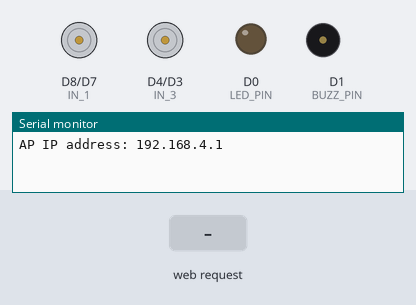
This sketch was run on a simulated ESP8266 (NodeMCU). Parts: motor-driver pin pairs drawn as motors (green arrow = first pin HIGH = forward, orange = second pin HIGH = backward, longer = more drive, scaled by the enable pin), output pins drawn as LEDs (lit = HIGH), buzzer (waves = sounding, pin HIGH), the last lines printed to the serial monitor. The inputs (shaded band) are chosen by the test bench.

Above: at 1.2 s.
1.3 s: HTTP request GET /?State=F received
At 1.7 s:
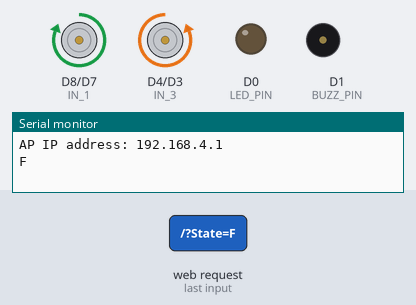
2.8 s: HTTP request GET /?State=B received
At 4.0 s:
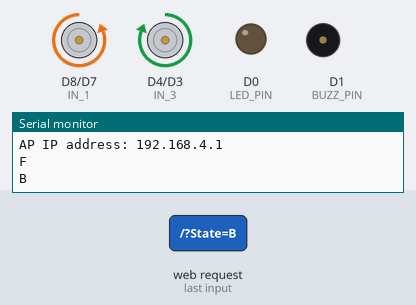
4.3 s: HTTP request GET /?State=L received
At 5.1 s:
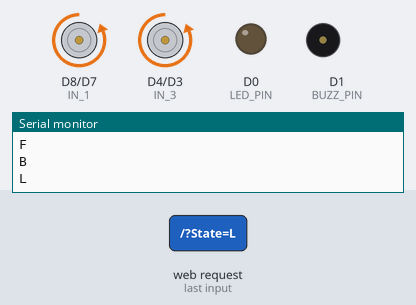
5.8 s: HTTP request GET /?State=R received
At 6.3 s:
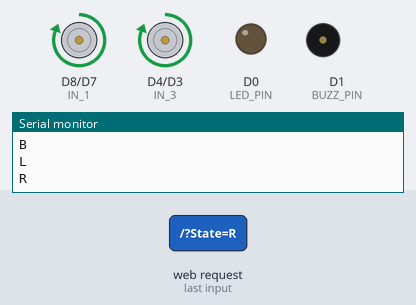
Timing chart, 0 to 8.3 s (numbered marks = the images above; inputs shaded):
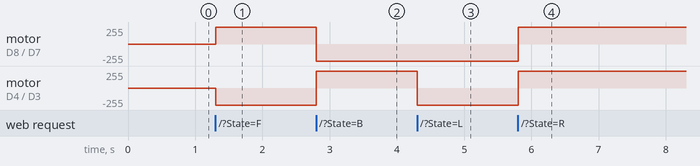

Measured:
- after the input at 1.3 s, motor on D8 (IN_1) / D7 (IN_2): stopped → forward 255/255 at once; motor on D4 (IN_3) / D3 (IN_4): stopped → backward 255/255 at once
- after the input at 2.8 s, motor on D8 (IN_1) / D7 (IN_2): forward 255/255 → backward 255/255 at once; motor on D4 (IN_3) / D3 (IN_4): backward 255/255 → forward 255/255 at once
- after the input at 4.3 s, motor on D4 (IN_3) / D3 (IN_4): forward 255/255 → backward 255/255 at once
- after the input at 5.8 s, motor on D8 (IN_1) / D7 (IN_2), motor on D4 (IN_3) / D3 (IN_4): backward 255/255 → forward 255/255 at once

The sketch:

wificar_project.ino
```cpp
// Motor Driver Pins (L298N)
#define ENA   14          //  GPIO14(D5)
#define ENB   12          //  GPIO12(D6)
#define IN_1  15          //  GPIO15(D8)
#define IN_2  13          //  GPIO13(D7)
#define IN_3  2           //  GPIO2(D4)
#define IN_4  0           //  GPIO0(D3)

// Accessory pins
#define LED_PIN D0        // LED control
#define BUZZ_PIN D1       // Buzzer control

#include <ESP8266WiFi.h>
#include <WiFiClient.h>
#include <ESP8266WebServer.h>

String command;
int speedCar = 1023;        // Current speed (0-1023)
int speed_Coeff = 5;        // Speed reduction for diagonal turns

// WiFi credentials
const char* ssid = "WIFI Car Project";
const char* password = "YOUR_WIFI_PASSWORD_HERE"; // TODO: set your own password (min 8 chars for WPA2)

ESP8266WebServer server(80);

void setup() {
 // Configure motor pins
 pinMode(ENA, OUTPUT);
 pinMode(ENB, OUTPUT);
 pinMode(IN_1, OUTPUT);
 pinMode(IN_2, OUTPUT);
 pinMode(IN_3, OUTPUT);
 pinMode(IN_4, OUTPUT);

 // Configure accessory pins
 pinMode(LED_PIN, OUTPUT);
 pinMode(BUZZ_PIN, OUTPUT);
 digitalWrite(LED_PIN, LOW);
 digitalWrite(BUZZ_PIN, LOW);

 Serial.begin(115200);

 // Create WiFi access point
 WiFi.mode(WIFI_AP);
 WiFi.softAP(ssid, password);

 IPAddress myIP = WiFi.softAPIP();
 Serial.print("AP IP address: ");
 Serial.println(myIP);

 // Setup web server
 server.on ( "/", HTTP_handleRoot );
 server.onNotFound ( HTTP_handleRoot );
 server.begin();
}

// Beep Horn buzzer
void BeepHorn(){
  digitalWrite(BUZZ_PIN, HIGH);
  delay(150);
  digitalWrite(BUZZ_PIN, LOW);
  delay(80);
}

// Movement functions
void goAhead(){
      digitalWrite(IN_1, HIGH);
      digitalWrite(IN_2, LOW);
      analogWrite(ENA, speedCar);

      digitalWrite(IN_3, LOW);
      digitalWrite(IN_4, HIGH);
      analogWrite(ENB, speedCar);
}

void goBack(){
      digitalWrite(IN_1, LOW);
      digitalWrite(IN_2, HIGH);
      analogWrite(ENA, speedCar);

      digitalWrite(IN_3, HIGH);
      digitalWrite(IN_4, LOW);
      analogWrite(ENB, speedCar);
}

void goLeft(){
      digitalWrite(IN_1, LOW);
      digitalWrite(IN_2, HIGH);
      analogWrite(ENA, speedCar);

      digitalWrite(IN_3, LOW);
      digitalWrite(IN_4, HIGH);
      analogWrite(ENB, speedCar);
}

void goRight(){
      digitalWrite(IN_1, HIGH);
      digitalWrite(IN_2, LOW);
      analogWrite(ENA, speedCar);

      digitalWrite(IN_3, HIGH);
      digitalWrite(IN_4, LOW);
      analogWrite(ENB, speedCar);
}

// Diagonal movements (one motor slower for turning)
void goAheadRight(){
      digitalWrite(IN_1, HIGH);
      digitalWrite(IN_2, LOW);
      analogWrite(ENA, speedCar);

      digitalWrite(IN_3, LOW);
      digitalWrite(IN_4, HIGH);
      analogWrite(ENB, speedCar/speed_Coeff);
}

void goAheadLeft(){
      digitalWrite(IN_1, HIGH);
      digitalWrite(IN_2, LOW);
      analogWrite(ENA, speedCar/speed_Coeff);

      digitalWrite(IN_3, LOW);
      digitalWrite(IN_4, HIGH);
      analogWrite(ENB, speedCar);
}

void goBackRight(){
      digitalWrite(IN_1, LOW);
      digitalWrite(IN_2, HIGH);
      analogWrite(ENA, speedCar);

      digitalWrite(IN_3, HIGH);
      digitalWrite(IN_4, LOW);
      analogWrite(ENB, speedCar/speed_Coeff);
}

void goBackLeft(){
      digitalWrite(IN_1, LOW);
      digitalWrite(IN_2, HIGH);
      analogWrite(ENA, speedCar/speed_Coeff);

      digitalWrite(IN_3, HIGH);
      digitalWrite(IN_4, LOW);
      analogWrite(ENB, speedCar);
}

void stopRobot(){
      digitalWrite(IN_1, LOW);
      digitalWrite(IN_2, LOW);
      analogWrite(ENA, speedCar);

      digitalWrite(IN_3, LOW);
      digitalWrite(IN_4, LOW);
      analogWrite(ENB, speedCar);
}

// LED control
void turnLightOn() {
  digitalWrite(LED_PIN, HIGH);
}

void turnLightOff() {
  digitalWrite(LED_PIN, LOW);
}

void loop() {
    server.handleClient();

    command = server.arg("State");

    // Handle movement commands
    if (command == "F") goAhead();
    else if (command == "B") goBack();
    else if (command == "L") goLeft();
    else if (command == "R") goRight();
    else if (command == "I") goAheadRight();
    else if (command == "G") goAheadLeft();
    else if (command == "J") goBackRight();
    else if (command == "H") goBackLeft();
    else if (command == "S") stopRobot();

    // Handle accessory commands (led, buzzer)
    else if (command == "V") BeepHorn();
    else if (command == "W") turnLightOn();
    else if (command == "w") turnLightOff();

    // Handle speed adjustment (0-9, q for max)
    else if (command == "0") speedCar = 330;
    else if (command == "1") speedCar = 400;
    else if (command == "2") speedCar = 470;
    else if (command == "3") speedCar = 540;
    else if (command == "4") speedCar = 610;
    else if (command == "5") speedCar = 680;
    else if (command == "6") speedCar = 750;
    else if (command == "7") speedCar = 820;
    else if (command == "8") speedCar = 890;
    else if (command == "9") speedCar = 960;
    else if (command == "q") speedCar = 1023;
}

void HTTP_handleRoot(void) {
  if(server.hasArg("State")){
    Serial.println(server.arg("State"));
  }
  server.send(200, "text/html", "");
  delay(1);
}
```
